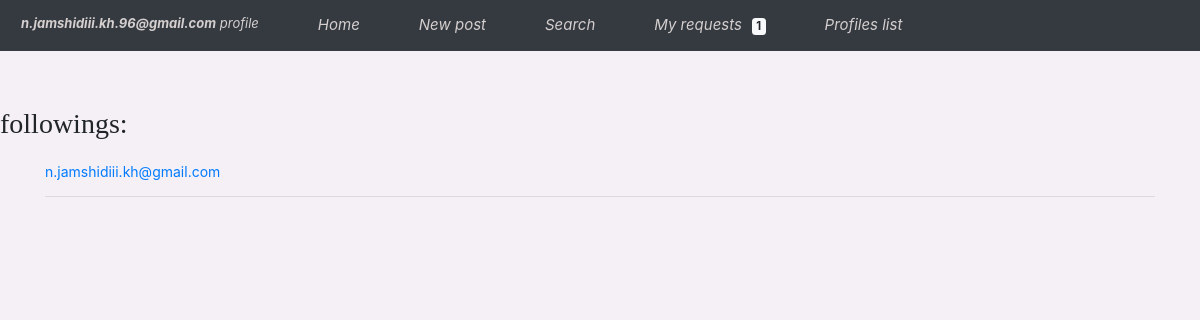
The app's page /profiles/elahees412yahoocom/followings_list/ (signed in) with its own data.
### apps/profiles/models.py (models this page shows, shortened)
class Profile(AbstractBaseUser, PermissionsMixin):
    email = models.EmailField(unique=True, null=False)
    first_name = models.CharField(max_length=200, blank=True)
    last_name = models.CharField(max_length=200, blank=True)
    bio = models.TextField(default='', blank=True, max_length=300)
    avatar = models.ImageField(upload_to='avatars/', default='avatar.png')
    website = models.URLField(max_length=300, blank=True)
    GENDER = [('Female', 'Female'), ('Male', 'Male')]
    gender = models.CharField(choices=GENDER, max_length=6, blank=True)
    created = models.DateTimeField(auto_now_add=True)
    updated = models.DateTimeField(auto_now=True)
    follower = models.ManyToManyField('profiles.Profile', blank=True, related_name='profile')
    following = models.ManyToManyField('profiles.Profile', blank=True, related_name='followings')
    slug = AutoSlugField(populate_from=['email'], unique=True)
    is_active = models.BooleanField('active', default=True)
    is_superuser = models.BooleanField('superuser', default=False)
    is_staff = models.BooleanField('staff', default=False)
    USERNAME_FIELD = 'email'
    REQUIRED_FIELDS = []
    objects = CustomUserManager()
    def get_absolute_url(self):
        return reverse("profiles:profile-detail-view", kwargs={"slug": self.slug})
    def get_followings(self):
        return self.following.all()

### apps/profiles/views.py (the view)
# urls.py: path('<user>/followings_list/', followings_list, name='followings_list'),
@login_required()
def followings_list(request, user):
    user = Profile.objects.get(slug=user)
    followings_list = user.get_followings()
    page = request.GET.get('page', 1)
    paginator = Paginator(followings_list, 2)
    try:
        followings = paginator.page(page)
    except PageNotAnInteger:
        followings = paginator.page(1)
    except EmptyPage:
        followings = paginator.page(paginator.num_pages)
    context = {'followings': followings}
    return render(request, 'profiles/followings_list.html', context)

### apps/profiles/templatetags/profile_tags.py (called while the page is built)
@register.filter(name='counting')
def number_of_requests(user):
    return FollowRequest.objects.filter(following=user).count()

### apps/profiles/templates/profiles/followings_list.html (shortened to what this page needs)
{% extends 'base.html' %}
{% block content %}
    <h2 style="font-family: 'Bitstream Vera Sans'; margin-top: 2em">followings:</h2>
    <div class="container" style="margin-top: 1.5em">
        {% for x in followings %}
            <div class="d-flex justify-content-between">
                <a href={{ x.get_absolute_url }}>{{ x.email }}</a>
            </div>
            <hr>
        {% endfor %}
    </div>
{% endblock content %}

### templates/menu.html (shortened to what this page needs)
<!DOCTYPE html>
<html lang="en">
<head>
    <link rel="stylesheet" href="https://maxcdn.bootstrapcdn.com/bootstrap/4.5.2/css/bootstrap.min.css">
</head>
{% load post_custom_tags %}
{% load profile_tags %}
{% load static %}
<body style="background-color: #f5f0f5">
<header>
    <nav class="navbar navbar-expand-md bg-dark navbar-dark">
        <div class="collapse navbar-collapse" id="collapsibleNavbar">
            <ul class="navbar-nav" style="justify-content: space-between;font-size: 15px">
                {% if request.user.is_authenticated %}
                    <li class="nav-item" style="position: relative; margin-right: 3em">
                        <a class="nav-link" style="font-size: 13px"
                           href={% url 'profiles:profile-detail-view' request.user.slug %} data-toggle="tooltip"
                           data-placement="top" title="my profile">
                            <i style="color: #d5cfcf"><b>{{ request.user.email }}</b> profile</i>
                        </a>
                    </li>
                    <li class="nav-item" style="position: relative; margin-right: 3em">
                        <a class="nav-link" href={% url 'posts:main-post-view' %} data-toggle="tooltip"
                           data-placement="top" title="contacts posts">
                                <i style="color: #d5cfcf">Home</i>
                        </a>
                    </li>
                    <li class="nav-item" style="position: relative; margin-right: 3em">
                        <a class="nav-link" href={% url 'posts:new_post' %} data-toggle="tooltip" data-placement="top"
                           title="new post">
                            <i style="color: #d5cfcf">New post</i>
                        </a>
                    </li>
                    <li class="nav-item" style="position: relative; margin-right: 3em">
                        <a class="nav-link" href={% url 'profiles:search' %} data-toggle="tooltip" data-placement="top"
                           title="search">
                            <i style="color: #d5cfcf">Search</i>
                        </a>
                    </li>
                    <li class="nav-item" style="position: relative; margin-right: 3em">
                        <a class="nav-link" href={% url 'profiles:follow_requests' %} data-toggle="tooltip"
                           data-placement="top"
                           title="my requests">
                            <i style="color: #d5cfcf">My requests</i>
                            <span class="badge badge-light"
                                  style="margin-left: 0.5em"> {{ request.user|counting }} </span>
                        </a>
                    </li>
                    <li class="nav-item" style="position: relative; margin-right: 3em">
                        <a class="nav-link" href={% url 'profiles:profiles_list' %} data-toggle="tooltip"
                           data-placement="top"
                           title="profiles list">
                                <i style="color: #d5cfcf">Profiles list</i>
                        </a>
                    </li>
                {% endif %}
            </ul>
        </div>
    </nav>
</header>
</body>
</html>

### templates/base.html (style rules this page uses)
body { font-family: "Lato", sans-serif; }

### records on screen
Profile: user.email "n.jamshidiii.kh.96@gmail.com", user|counting "1"
Profile: email "n.jamshidiii.kh@gmail.com"
